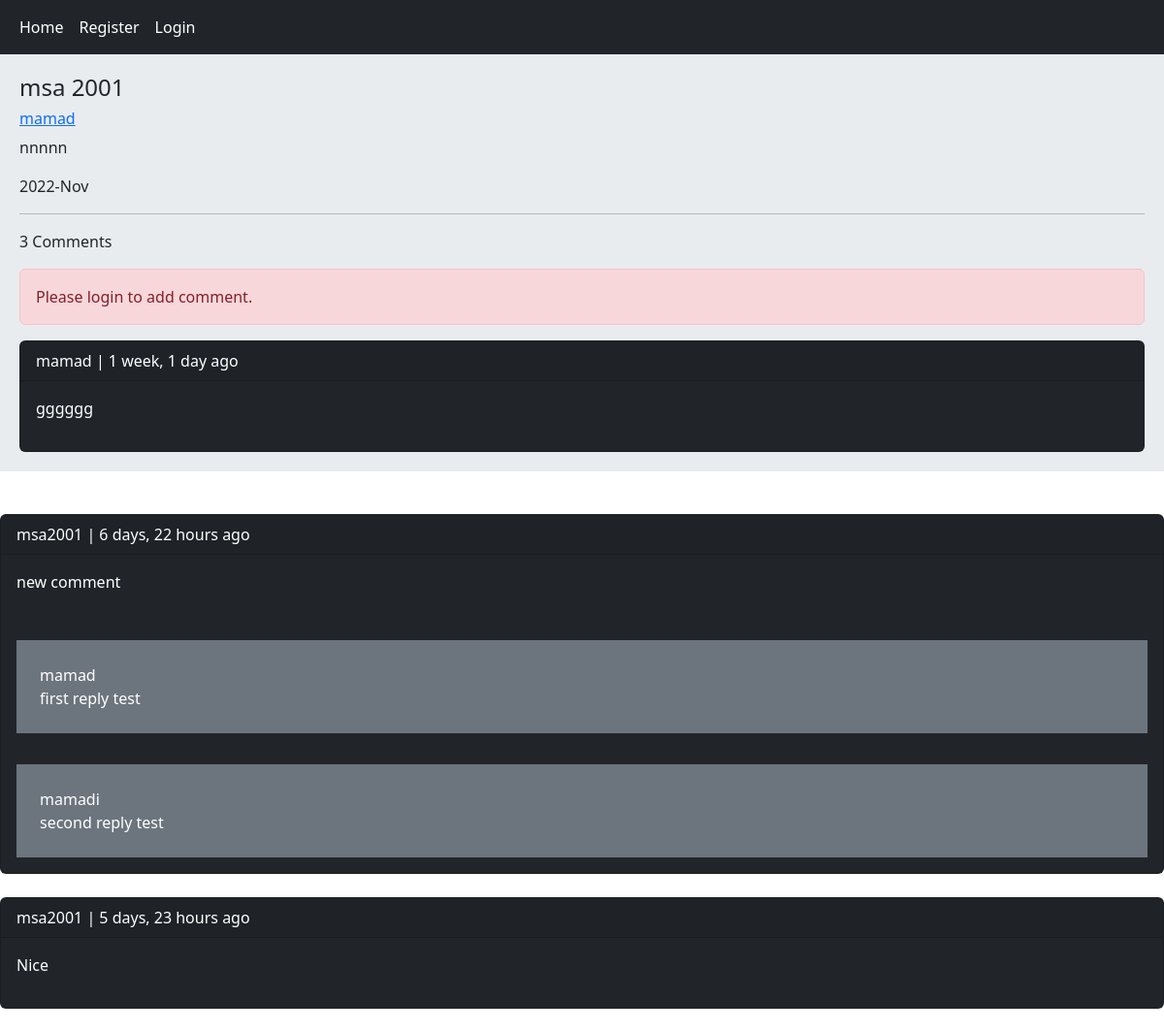
/post/2/msa-2001/, run on an earlier commit of the app's database.
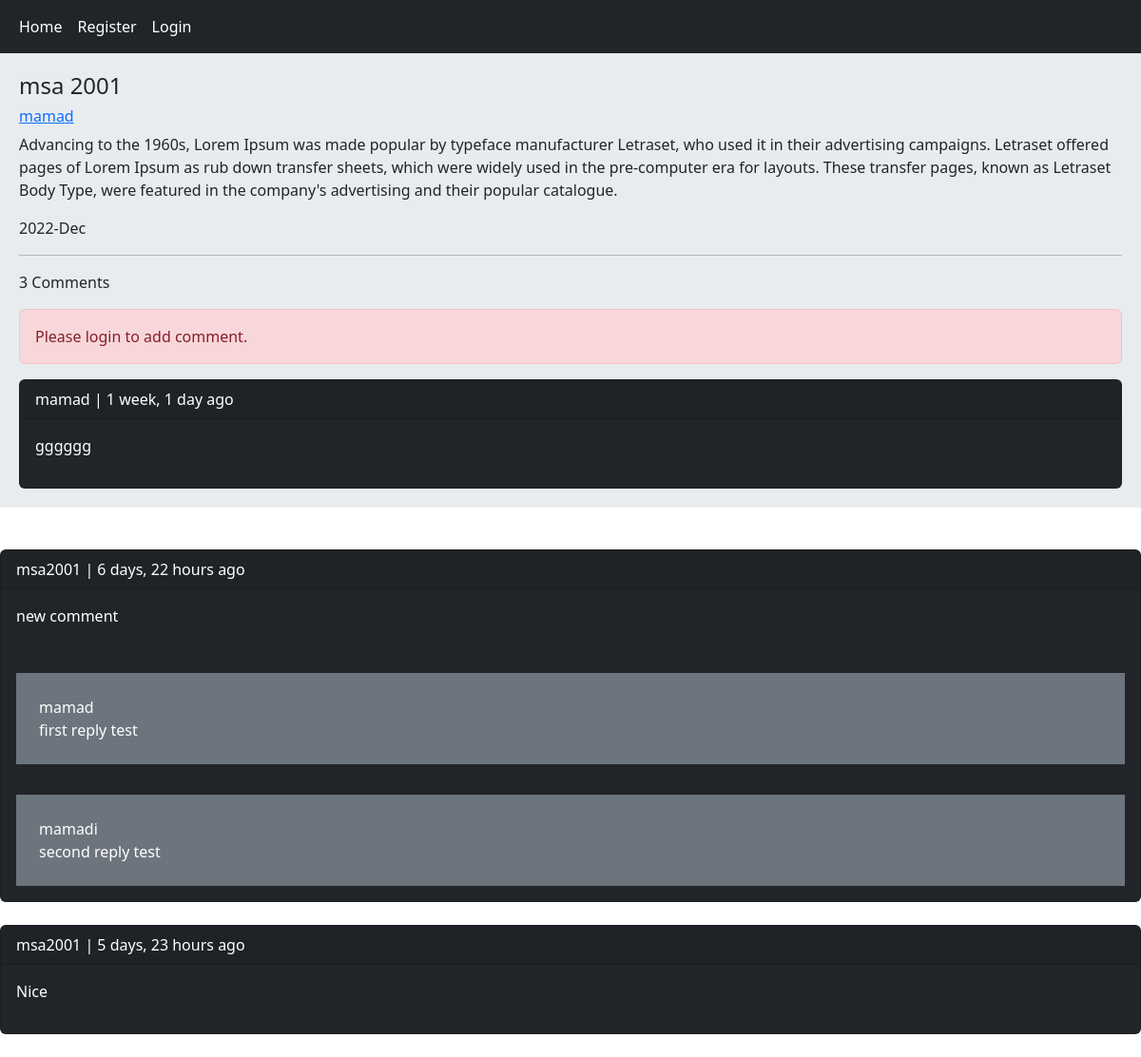
And on a later commit of the database.
### home/models.py (models this page shows, shortened)
class Post(models.Model):
    user = models.ForeignKey(User, on_delete=models.CASCADE, related_name='posts')
    title = models.CharField(max_length=50)
    body = models.TextField(max_length=1000)
    slug = models.SlugField()
    created = models.DateTimeField(auto_now_add=True)
    updated = models.DateTimeField(auto_now=True)
    class Meta:
        ordering = ('-updated',)

### home/views.py (the view, shortened to what this page needs)
# urls.py: path('post/<int:post_id>/<slug:post_slug>/', views.PostDetailView.as_view(), name='post_detail'),
class PostDetailView(View):
    form_class = CommentCreateForm
    form_class_reply = CommentReplyForm
    def setup(self, request, *args, **kwargs):
        self.post_instance = get_object_or_404(Post, id=kwargs['post_id'], slug=kwargs['post_slug'])
        return super().setup(self, request, *args, **kwargs)
    def get(self, request, *args, **kwargs):
        comments = self.post_instance.pcomments.filter(is_reply=False)
        return render(request, 'home/detail.html', {'post': self.post_instance, 'comments': comments,
                                                    'form': self.form_class, 'reply_form': self.form_class_reply})

### home/templates/home/detail.html (shortened to what this page needs)
{% extends 'base.html' %}
{% load static %}
{% block content %}
    <h4>{{ post.title }}</h4>
    <a href="{% url 'account:profile' post.user.id %}"><h6>{{ post.user.username }}</h6></a>
    <p>{{ post.body }}</p>
    <p>{{ post.updated|date:'Y-M' }}</p>
    <hr>
    <p>{{ comments.count }} Comments</p>
    {% if request.user.is_authenticated %}
        <div class="container">
            <div class="row">
                <div class="col-lg-6">
                    <a href="{% url 'home:post_like' post.id %}" class="btn btn-danger">{{ post.likes_count }} Likes</a>
                    <hr>
                    <div class="down-contact">
                        <form method="post" action="">
                            {% csrf_token %}
                            {{ form.as_p }}
                            <input type="submit" value="Send" class="btn btn-primary mb-2">
                        </form>
                    </div>
                </div>
            </div>
        </div>
    {% else %}
        <p class="alert alert-danger">Please login to add comment.</p>
    {% endif %}
    {% for comment in comments %}
        <div class="card bg-dark text-white"><p class="card-header">{{ comment.user }} | {{ comment.created|timesince }}
            ago </p>
            <P class="card-body">{{ comment.body }}</P>
            {% with replies=comment.rcomments.all %}
                {% for reply in replies %}
                    <P class="bg-secondary p-4 m-3">{{ reply.user }} <br>{{ reply.body }}</p>
                {% endfor %}
                </div>
                </div>
            {% endwith %}
        </div> <br>
    {% empty %}
        <p> No Comments yet </p>
    {% endfor %}
{% endblock %}

What changed in the data, as far as the page shows it:
changed Post "mamad": body "nnnnn" → "Advancing to the 1960s, Lorem Ipsum was made popular by typeface manufacturer Letraset, who used it in their advertising campaigns. Letraset offered pages of Lorem Ipsum as rub down transfer sheets, which were widely used in the pre-computer era for layouts. These transfer pages, known as Letraset Body Type, were featured in the company's advertising and their popular catalogue."; updated "2022-Nov" → "2022-Dec"
